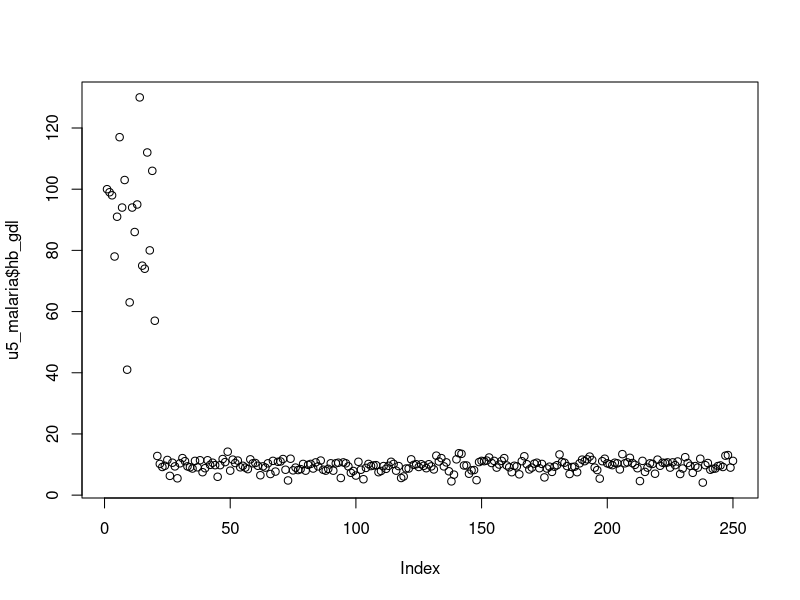
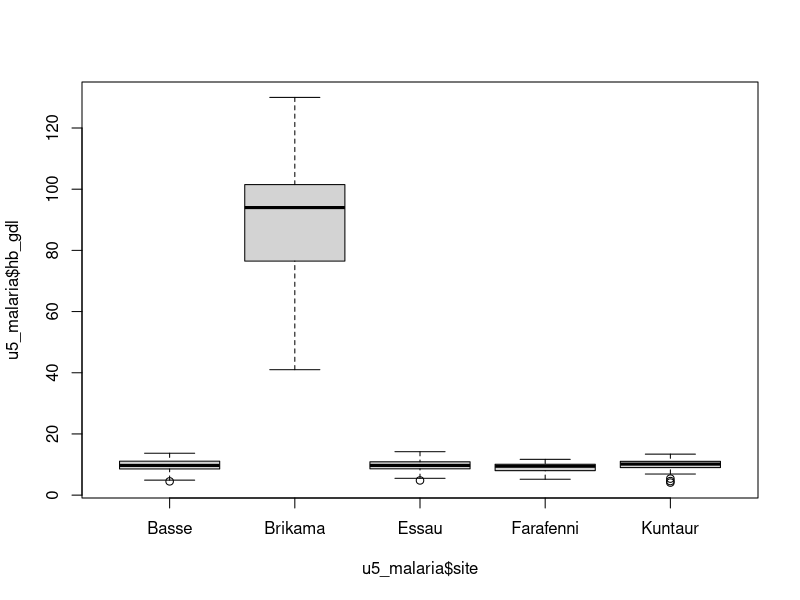
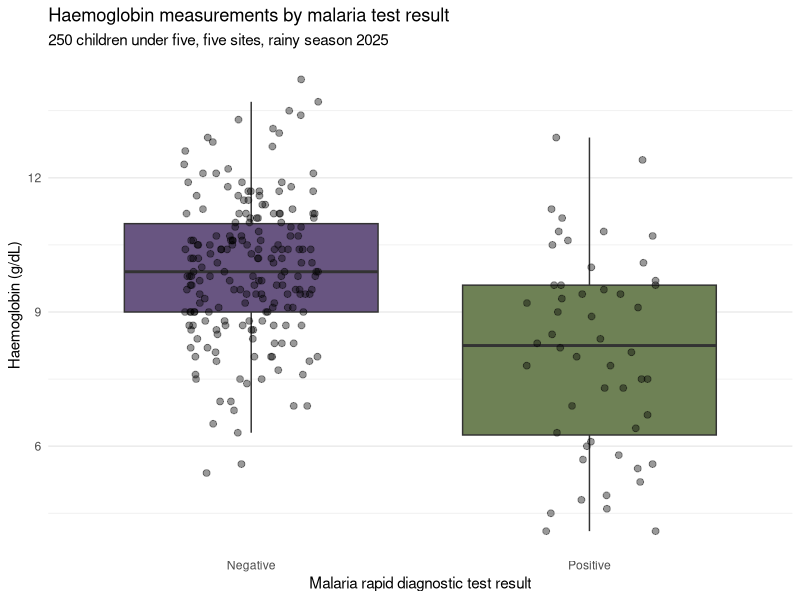
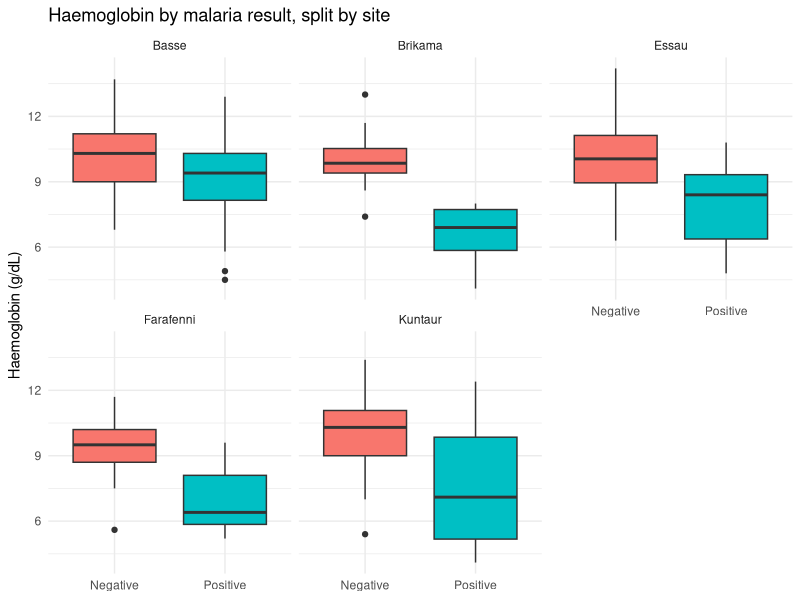

These figures' R source, in order:
## ---- chunk 1
library(tidyverse) # this is needed for read_csv
## ---- chunk 2
#| echo: false
u5_malaria <- read_csv("../data/u5_malaria.csv")
## ---- chunk 3
u5_malaria_raw <- u5_malaria
## ---- chunk 4
dim(u5_malaria)
## ---- chunk 5
table(duplicated(u5_malaria$child_id))
## ---- chunk 6
u5_malaria$child_id[duplicated(u5_malaria$child_id)]
## ---- chunk 7
u5_malaria[u5_malaria$child_id == "MAL-51",]
## ---- chunk 8
# JG 08/09/2026.  There are three fully duplicated entries for participant MAL-51. 
# Duplicated rows removed from the dataset
u5_malaria <- u5_malaria[!duplicated(u5_malaria$child_id), ]
## ---- chunk 9
nrow(u5_malaria)
## ---- chunk 10
u5_malaria[u5_malaria$child_id == "MAL-51",]
## ---- chunk 11
str(u5_malaria)
## ---- chunk 12
u5_malaria$height_cm[is.na(as.numeric(u5_malaria$height_cm))]
## ---- chunk 13
u5_malaria$child_id[is.na(as.numeric(u5_malaria$height_cm))]
## ---- chunk 14
# JG 08/09/2026 the height entry for "MAL-68" was recorded as "this child wasn't at home, we will come back if able later". This has been changed to NA.
u5_malaria$height_cm <- as.numeric(u5_malaria$height_cm)
## ---- chunk 15
summary(u5_malaria)
## ---- chunk 16
u5_malaria |>
  group_by(site) |>
  summarise(mean_hb = mean(hb_gdl))
## ---- chunk 17
plot(u5_malaria$hb_gdl)
## ---- chunk 18
boxplot(u5_malaria$hb_gdl ~ u5_malaria$site)
## ---- chunk 19
# JG 08/09/2026 - Brikama Hb recorded in g/L not g/dL (~10x the other sites).
# Divide those values by 10 to bring them into g/dL.
u5_malaria$hb_gdl[u5_malaria$site == "Brikama"] <-
  u5_malaria$hb_gdl[u5_malaria$site == "Brikama"] / 10
## ---- chunk 20
# JG 08/09/2026 - age of 380 months (~32 yrs) impossible in an under-5s survey.
u5_malaria$age_months[u5_malaria$age_months == 380] <- NA

# JG 08/09/2026 - temp of 3.71 impossible; almost certainly a slipped decimal
# for 37.1. Clear enough to correct rather than drop.
u5_malaria$temp[u5_malaria$temp == 3.71] <- 37.1

# JG 08/09/2026 - muac of 999 is a "not measured" code, not a measurement.
u5_malaria$muac[u5_malaria$muac == 999] <- NA
## ---- chunk 21
nrow(u5_malaria)
## ---- chunk 22
table(u5_malaria$sex)
## ---- chunk 23
# JG 08/09/2026 - some coded sex as Male/Female; rest used M/F. Standardised.
u5_malaria$sex[u5_malaria$sex == "Male"]   <- "M"
u5_malaria$sex[u5_malaria$sex == "Female"] <- "F"
## ---- chunk 24
u5_malaria <- u5_malaria |>
  mutate(sex = case_when(sex == "Male"   ~ "M",
                         sex == "Female" ~ "F",
                         TRUE ~ sex))
## ---- chunk 25
table(u5_malaria$sex)
## ---- chunk 26
table(u5_malaria$site)
table(u5_malaria$bednet)
table(u5_malaria$rdt_result)
## ---- chunk 27
min(u5_malaria$visit_date)
max(u5_malaria$visit_date)
## ---- chunk 28
# JG 08/09/2026 - visit_date predates the survey by 4 years. Cannot infer the
# true date, so set to NA and flag for the field team.
u5_malaria$visit_date[u5_malaria$visit_date < as.Date("2025-01-01")] <- NA
## ---- chunk 29
str(u5_malaria)
summary(u5_malaria)
## ---- chunk 30
u5_malaria |>
  summarise(mean_hb   = mean(hb_gdl),
            min_hb    = min(hb_gdl),
            max_hb    = max(hb_gdl),
            mean_temp = mean(temp),
            mean_muac = mean(muac, na.rm = TRUE))
## ---- chunk 31
u5_malaria |>
  count(site)
## ---- chunk 32
u5_malaria |>
  group_by(rdt_result) |>
  summarise(mean_hb = mean(hb_gdl), n = n())
## ---- chunk 33
u5_malaria <- u5_malaria |>
  mutate(anaemic = case_when(hb_gdl <  11 ~ "Anaemic",
                             hb_gdl >= 11 ~ "Not anaemic",
                             TRUE ~ "CHECK!"))

table(u5_malaria$anaemic)

## ---- chunk 34
mean(u5_malaria_raw$hb_gdl)   # before any cleaning

mean(u5_malaria$hb_gdl)       # after cleaning

## ---- chunk 35
ggplot(u5_malaria) +
  geom_boxplot(aes(x = rdt_result, y = hb_gdl, fill = rdt_result),
               outliers = FALSE) +
  geom_jitter(aes(x = rdt_result, y = hb_gdl),
              size = 2, width = 0.2, height = 0, alpha = 0.4) +
  labs(title = "Haemoglobin measurements by malaria test result",
       subtitle = "250 children under five, five sites, rainy season 2025",
       x = "Malaria rapid diagnostic test result",
       y = "Haemoglobin (g/dL)") +
  scale_fill_manual(values = c("Negative" = "#685581",
                               "Positive" = "#6E8155")) +
  theme_minimal() + 
  theme(legend.position = "none",
          panel.grid.major.x = element_blank())
## ---- chunk 36
ggplot(u5_malaria) +
  geom_boxplot(aes(x = rdt_result, y = hb_gdl, fill = rdt_result)) +
  facet_wrap(~ site) +
  labs(title = "Haemoglobin by malaria result, split by site",
       x = NULL, y = "Haemoglobin (g/dL)") +
  theme_minimal() +
  theme(legend.position = "none")
## ---- chunk 37
u5_malaria <- u5_malaria[, 2:ncol(u5_malaria)]
